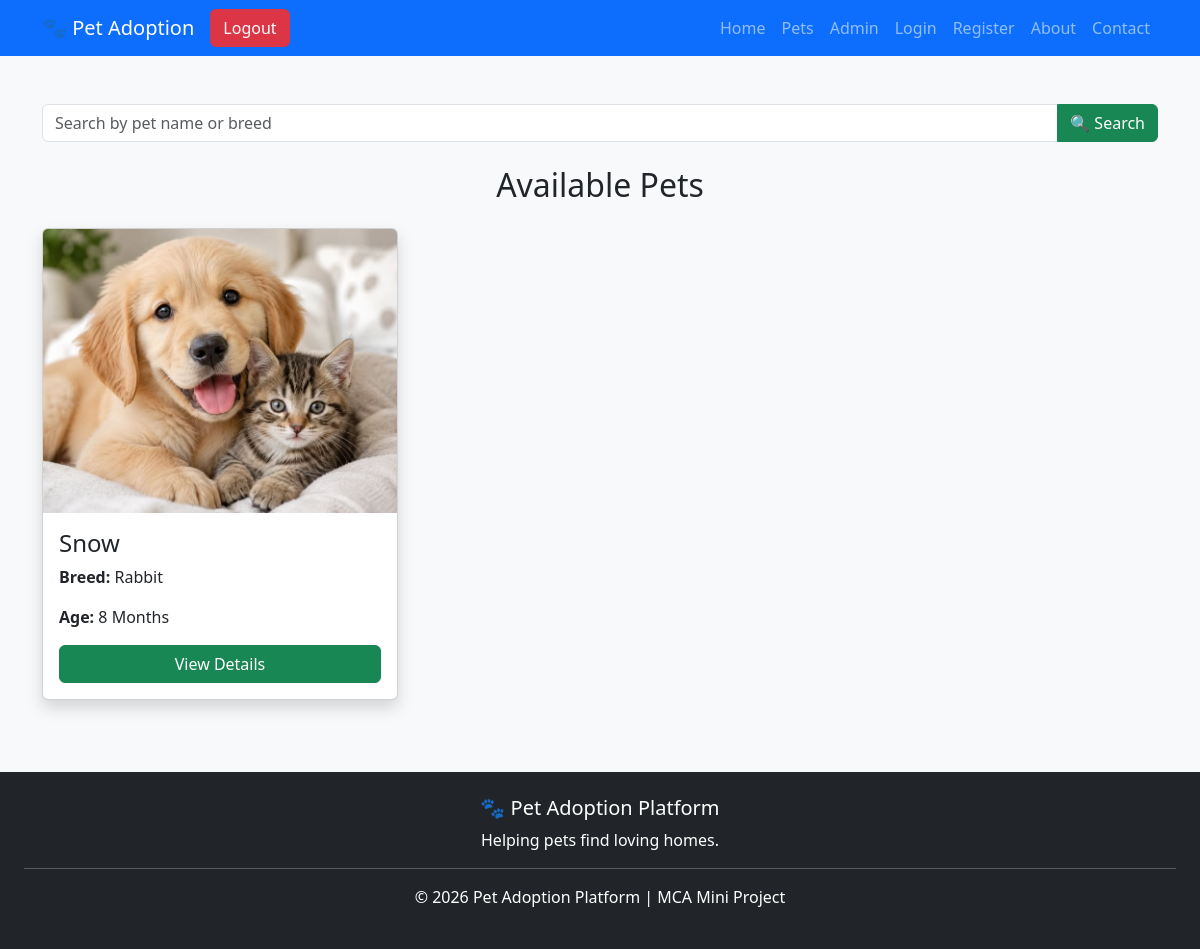
/pets, run on an earlier commit of the app's database.
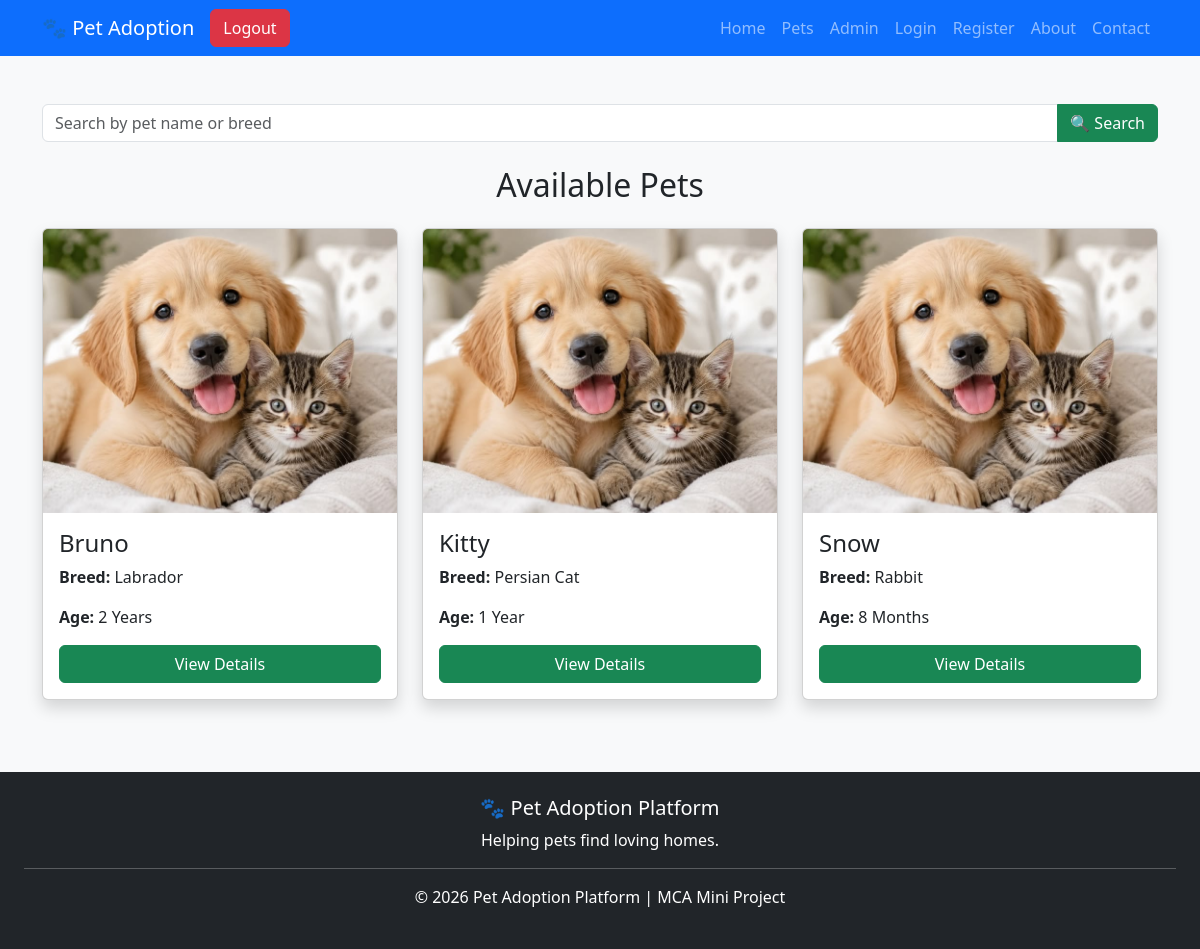
And on a later commit of the database.
### tables this page shows
CREATE TABLE pets(
        id INTEGER PRIMARY KEY AUTOINCREMENT,
        name TEXT,
        breed TEXT,
        age TEXT,
        gender TEXT,
        vaccinated TEXT,
        description TEXT,
        image TEXT
    , status TEXT DEFAULT 'Available');

### app.py (the view)
@app.route('/pets')
def pets():
    search = request.args.get('search')
    print("Search =", search)
    conn = sqlite3.connect("database.db")
    cursor = conn.cursor()
    if search:
        cursor.execute("""
        SELECT * FROM pets
        WHERE status='Available'
        AND (name LIKE ? OR breed LIKE ?)
        """, (f"%{search}%", f"%{search}%"))
    else:
        cursor.execute("SELECT * FROM pets WHERE status='Available'")
    pets = cursor.fetchall()
    print("Pets Found =", pets)
    conn.close()
    return render_template("pets.html", pets=pets)

### templates/pets.html (shortened to what this page needs)
<!DOCTYPE html>
<html lang="en">
<head>
    <link href="https://cdn.jsdelivr.net/npm/bootstrap@5.3.3/dist/css/bootstrap.min.css" rel="stylesheet">
</head>
<body class="bg-light">
{% include 'navbar.html' %}
<div class="container mt-5">
    <form method="GET" action="{{ url_for('pets') }}" class="mb-4">
    <div class="input-group">
        <input
            type="text"
            name="search"
            class="form-control"
            placeholder="Search by pet name or breed">
        <button class="btn btn-success">
            🔍 Search
        </button>
    </div>
</form>
    <h2 class="text-center mb-4">Available Pets</h2>
    <div class="row">
        {% for pet in pets %}
        <div class="col-md-4 mb-4">
            <div class="card shadow">
                <img src="{{ url_for('static', filename='images/' + pet[7]) }}"
                     class="card-img-top">
                <div class="card-body">
                    <h4>{{ pet[1] }}</h4>
                    <p><strong>Breed:</strong> {{ pet[2] }}</p>
                    <p><strong>Age:</strong> {{ pet[3] }}</p>
                    <a href="/pet-details/{{ pet[0] }}"
                       class="btn btn-success w-100">
                        View Details
                    </a>
                </div>
            </div>
        </div>
        {% endfor %}
    </div>
</div>
{% include 'footer.html' %}
</body>
</html>

### templates/navbar.html (shortened to what this page needs)
<nav class="navbar navbar-expand-lg navbar-dark bg-primary">
    <div class="container">
        <a class="navbar-brand" href="/">
            🐾 Pet Adoption
        </a>
        <a href="{{ url_for('logout') }}" class="btn btn-danger">
    Logout
</a>
        <div class="collapse navbar-collapse" id="navbarNav">
            <ul class="navbar-nav ms-auto">
                <li class="nav-item">
                    <a class="nav-link" href="/">Home</a>
                </li>
                <li class="nav-item">
                    <a class="nav-link" href="/pets">Pets</a>
                </li>
                <li class="nav-item">
                    <a class="nav-link" href="/admin">Admin</a>
                </li>
                <li class="nav-item">
                    <a class="nav-link" href="/login">Login</a>
                </li>
                <li class="nav-item">
                    <a class="nav-link" href="/register">Register</a>
                </li>
                <li class="nav-item">
    <a class="nav-link" href="{{ url_for('about') }}">
        About
    </a>
</li>
<li class="nav-item">
    <a class="nav-link" href="{{ url_for('contact') }}">
        Contact
    </a>
</li>
            </ul>
        </div>
    </div>
</nav>

### templates/footer.html
<footer class="bg-dark text-white text-center p-4 mt-5">
    <h5>🐾 Pet Adoption Platform</h5>
    <p>
        Helping pets find loving homes.
    </p>
    <hr class="bg-light">
    <p>
        © 2026 Pet Adoption Platform | MCA Mini Project
    </p>
</footer>

What changed in the data, as far as the page shows it:
now on this page (row edited): pets: image (picture), name "Bruno", breed "Labrador", age "2 Years"
now on this page (row edited): pets: image (picture), name "Kitty", breed "Persian Cat", age "1 Year"
